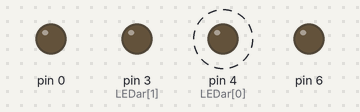
A sketch run on a simulated Arduino Uno, built with avr-gcc and run on an emulated ATmega328P. On the bench: output pins drawn as LEDs (lit = HIGH). Dashed ring = blinking.

Above: at 0.5 s.
At 3.5 s:
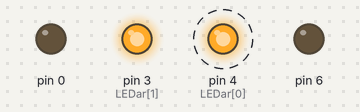
Timing chart, 0 to 5.2 s (numbered marks = the images above):
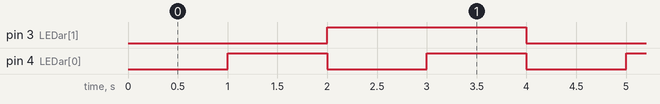

The sketch:

BinaryCounterNew.ino
```cpp
 int LEDar[]={4,3};
 int i;
 int counter=0;

 void setup()

{
  for(i=0;i<8;i++)
     pinMode(LEDar[i], OUTPUT);
}

void loop()
{ for(counter=0; counter<=7; counter++)
    {for( i=0; i<2; i++)

  {  if (bitRead(counter, i)==1)
    digitalWrite(LEDar[i],HIGH);
 if (bitRead(counter, i)==0)
  digitalWrite(LEDar[i],LOW);
 }
  delay(1000);
}
}
```

Measured:
- by itself, pin 3 (LEDar[1]): alternates HIGH for 2.0 s and LOW for 2.0 s
- by itself, pin 4 (LEDar[0]): alternates HIGH for 1.0 s and LOW for 1.0 s
- by itself, everything shown: repeats every 4.0 s, in 4 steps
